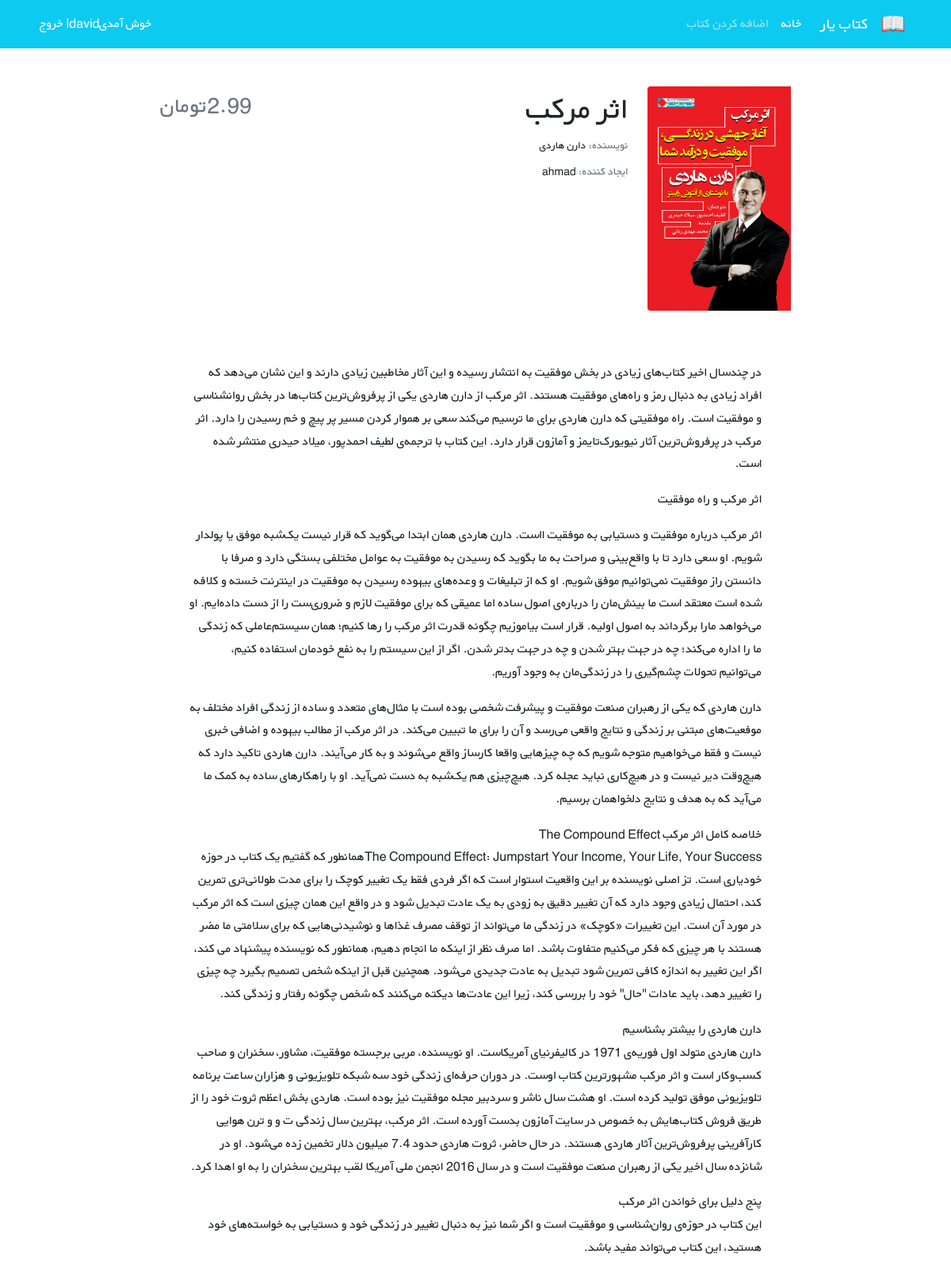
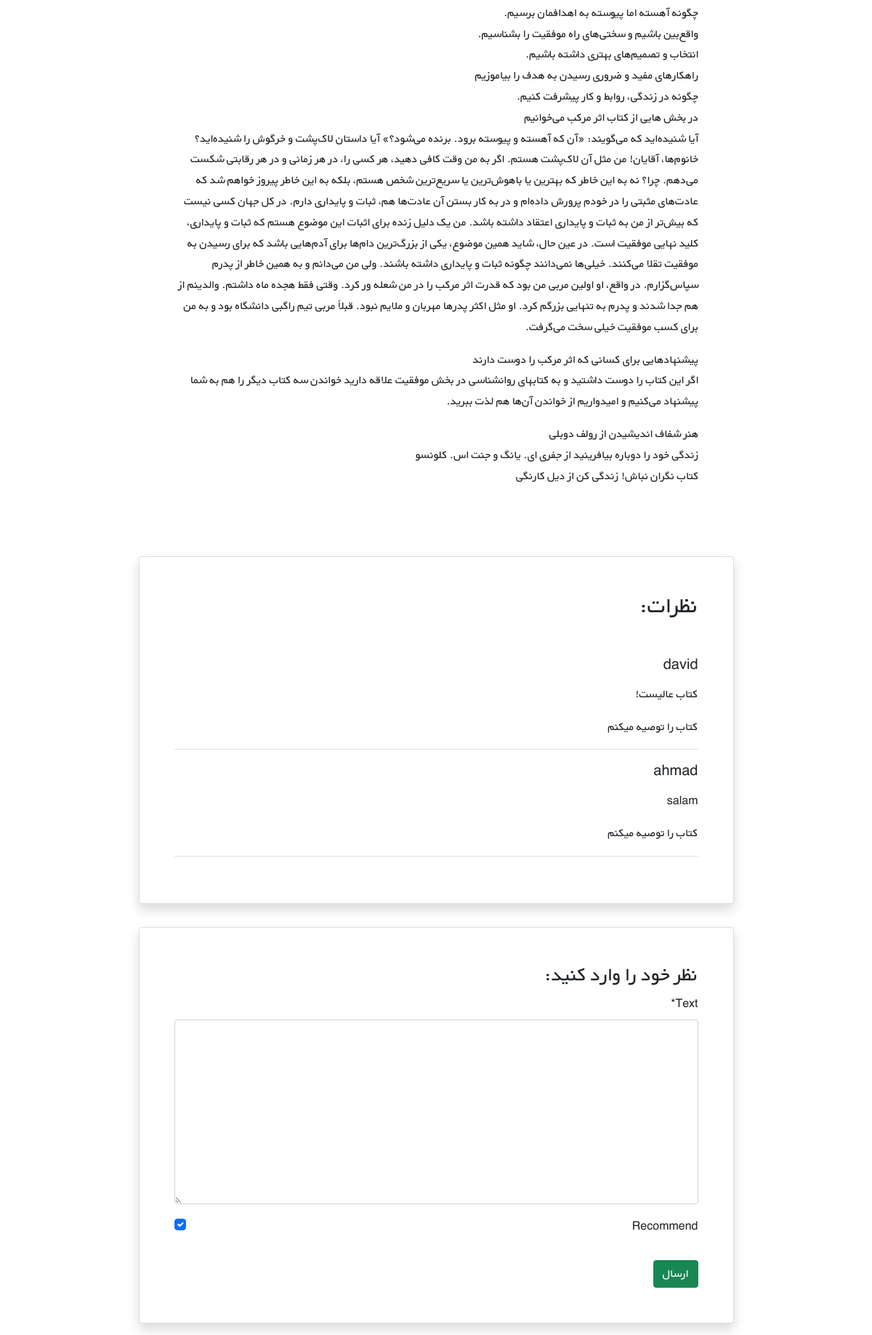
/books/4/ (signed in), run on the app's committed database (2 pictures, top to bottom).
### accounts/models.py (models this page shows)
class CustomUser(AbstractUser):
    age = models.PositiveIntegerField(null=True, blank=True)

### books/models.py (models this page shows, shortened)
class Book(models.Model):
    creator = models.ForeignKey(get_user_model(), on_delete=models.CASCADE)
    title = models.CharField(max_length=200)
    author = models.CharField(max_length=200)
    description = models.TextField()
    price = models.DecimalField(max_digits=5, decimal_places=2)  # Money -> DecimalField
    cover = models.ImageField(upload_to='covers/', blank=True)

class Comment(models.Model):
    user = models.ForeignKey(get_user_model(), on_delete=models.CASCADE)
    book = models.ForeignKey(Book, on_delete=models.CASCADE, related_name='comments')
    date_time_created = models.DateTimeField(auto_now_add=True)
    text = models.TextField()
    is_active = models.BooleanField(default=True)
    recommend = models.BooleanField(default=True)

### books/views.py (the view)
# urls.py: path('<int:pk>/', views.book_detail_view, name='book_detail'),
@login_required
def book_detail_view(request, pk):
    book = get_object_or_404(Book, pk=pk)
    book_comments = book.comments.all()
    if request.method == 'POST':
        comment_form = CommentForm(request.POST)
        if comment_form.is_valid():
            new_comment = comment_form.save(commit=False)
            new_comment.book = book
            new_comment.user = request.user
            new_comment.save()
            comment_form = CommentForm()
    else:
        comment_form = CommentForm()
    return render(request, 'books/book_detail.html', {
        'book': book,
        'comments': book_comments,
        'comment_form': comment_form
    })

### books/forms.py
class CommentForm(forms.ModelForm):
    class Meta:
        model = Comment
        fields = ('text', 'recommend')

### books/templates/books/book_detail.html (shortened to what this page needs)
{% extends '_base.html' %}
{% load crispy_forms_tags %}
{% block content %}
    <div class="container mt-5" dir="rtl">
        <div class="">
            <div class="">
                <div class="d-flex justify-content-center">
                    <div class="row w-sm-75 w-100">
                        <div class="col-xs-12 col-md-3 d-flex justify-content-center">
                            <div>
                                {% if book.cover %}
                                    <img src="{{ book.cover.url }}" class="img-fluid rounded-start" alt="...">
                                {% endif %}
                            </div>
                        </div>
                        <div class="col-xs-12 col-md-6 text-center text-md-end mt-md-1 mt-4">
                            <h1>{{ book.title }}</h1>
                            <h5 class="small my-1"><span class="text-muted">نویسنده: </span>{{ book.author }}</h5>
                            <h5 class="small my-1"><span
                                    class="text-muted">ایجاد کننده: </span>{{ book.creator.username }}
                            </h5>
                        </div>
                        <div class="col-xs-12 col-md-3 d-flex flex-column">
                            <h3 class="align-self-center pt-2 text-muted align-self-md-end">
                                {{ book.price }}تومان
                            </h3>
                        </div>
                    </div>
                </div>
                <div class="d-flex justify-content-center">
                    <div class="my-3 p-5 w-sm-75 w-100">
                        {{ book.description|linebreaks }}
                    </div>
                </div>
                <div class="d-flex justify-content-center">
                    <div class="card shadow my-3 p-5 w-sm-75 w-100">
                        <h2 class="mb-5">نظرات:</h2>
                        {% for comment in comments %}
                            {% if comment.is_active %}
                                <div class="border-bottom mb-3">
                                <h5 class="mb-3">{{ comment.user.username }}</h5>
                                <p>{{ comment.text|linebreaks }}</p>
                                {% if comment.recommend %}
                                    <p>کتاب را توصیه میکنم</p>
                                {% else %}
                                    <p>کتاب را توصیه نمی کنم</p>
                                {% endif %}
                            {% endif %}
                        </div>
                        {% endfor %}
                    </div>
                </div>
                <div class="d-flex justify-content-center">
                    <div class="card shadow my-3 p-5 w-sm-75 w-100">
                        <h3>نظر خود را وارد کنید:</h3>
                        <form method="POST">
                            {{ comment_form|crispy }}
                            <button type="submit" class="btn btn-success mt-3">ارسال</button>
                        </form>
                    </div>
                </div>
            </div>
        </div>
    </div>
{% endblock %}

### templates/_base.html (shortened to what this page needs)
{% load static %}
<!DOCTYPE HTML PUBLIC "-//W3C//DTD HTML 4.01//EN" "http://www.w3.org/TR/html4/strict.dtd">
<html lang="en">
<head>
    <link href="https://cdn.jsdelivr.net/npm/bootstrap@5.1.3/dist/css/bootstrap.min.css" rel="stylesheet"
>
    <link rel="stylesheet" href="{% static 'css/style.css' %}">
</head>
<body>
<nav class="navbar navbar-expand-lg navbar-dark bg-info" dir="rtl">
    <div class="container">
        <a class="navbar-brand" href="#">
            <img src="{% static 'icons/book.png' %}" alt="" height="30"
                 class="d-inline-block align-text-top">
        </a>
        <a class="navbar-brand mx-3" href="#">کتاب یار</a>
        <div class="collapse navbar-collapse" id="navbarNavAltMarkup">
            <div class="navbar-nav">
                <a class="nav-link active" aria-current="" href="{% url 'book_list' %}">خانه</a>
                <a class="nav-link" href="{% url 'book_creation' %}">اضافه کردن کتاب</a>
            </div>
        </div>
        <div class="mx-2 text-white">
            {% if user.is_authenticated %}
                خوش آمدی{{ user.username }}|
                <a class="link-light text-decoration-none" href="{% url 'logout' %}">خروج</a>
            {% else %}
                <a class="link-light text-decoration-none" href="{% url 'login' %}">ورود</a> |
                <a class="link-light text-decoration-none" href="{% url 'signup' %}">ثبت نام</a>
            {% endif %}
        </div>
    </div>
</nav>
<div class="container">
    {% block content %}
    {% endblock content %}
</div>
</body>
</html>

### static/css/style.css (style rules this page uses)
* { font-family: 'BYekan', sans-serif; line-height: 1.8rem; }
@media (min-width: 576px) { .w-sm-75 { width: 75%!important; } }

### data on the page
CustomUser: username "david"
Book: cover (picture), title "اثر مرکب", author "دارن هاردی", creator.username "ahmad", price "2.99", description "در چندسال اخیر کتاب‌های زیادی در بخش موفقیت به انتشار رسیده و این آثار مخاطبین زیادی دارند و این نشان می‌دهد که افراد زیادی به دنبال رمز و راه‌های موفقیت هستند. اثر مرکب از دارن هاردی یکی از پرفروش‌ترین کتاب‌ها در بخش روانشناسی و موفقیت است. راه موفقیتی که دارن هاردی برای ما ترسیم می‌کند سعی بر هموار کردن مسیر پر پیچ و خم رسیدن را دارد. اثر مرکب در پرفروش‌ترین آثار نیویورک‌تایمز و آمازون قرار دارد. این کتاب با ترجمه‌ی لطیف احمدپور، میلاد حیدری منتشر شده است. اثر مرکب و راه موفقیت اثر مرکب درباره موفقیت و دستیابی به موفقیت ااست. دارن هاردی همان ابتدا می‌گوید که قرار نیست یک‌شبه موفق یا پولدار شویم. او سعی دارد تا با واقع‌بینی و صراحت به ما بگوید که رسیدن به موفقیت به عوامل مختلفی بستگی دارد…"
Comment: user.username "david", text "کتاب عالیست!", recommend "کتاب را توصیه میکنم"
Comment: user.username "ahmad", text "salam", recommend "کتاب را توصیه میکنم"
